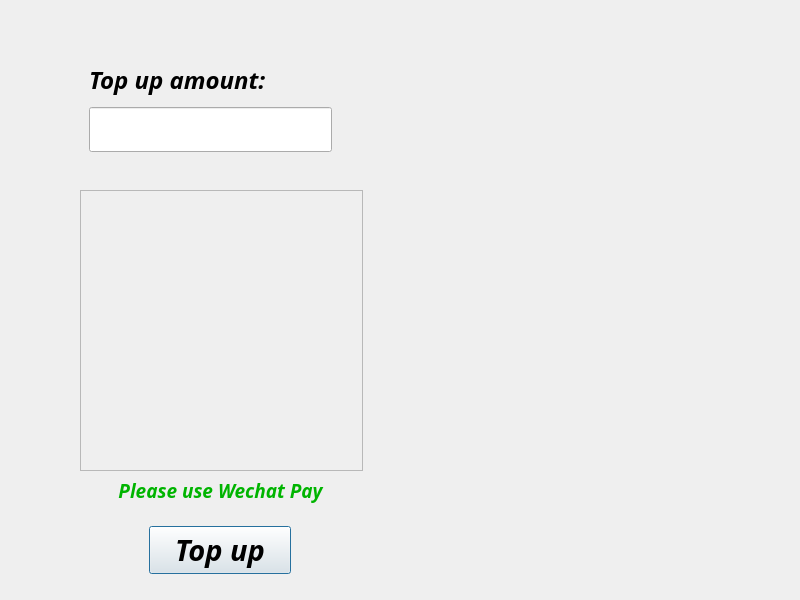
<?xml version="1.0" encoding="UTF-8"?>
<ui version="4.0">
 <class>Dialog</class>
 <widget class="QDialog" name="Dialog">
  <property name="geometry">
   <rect>
    <x>0</x>
    <y>0</y>
    <width>800</width>
    <height>600</height>
   </rect>
  </property>
  <property name="windowTitle">
   <string>TopUp</string>
  </property>
  <property name="styleSheet">
   <string notr="true">border-image: url(:/CrowdSourcing/Resources/pictures/zelda6.jpg);</string>
  </property>
  <widget class="QFrame" name="verticalFrame">
   <property name="geometry">
    <rect>
     <x>80</x>
     <y>50</y>
     <width>261</width>
     <height>111</height>
    </rect>
   </property>
   <property name="styleSheet">
    <string notr="true">border-image: \*url();</string>
   </property>
   <layout class="QVBoxLayout" name="verticalLayout">
    <item>
     <widget class="QLabel" name="label">
      <property name="font">
       <font>
        <family>Century Gothic</family>
        <pointsize>18</pointsize>
        <weight>75</weight>
        <italic>true</italic>
        <bold>true</bold>
       </font>
      </property>
      <property name="styleSheet">
       <string notr="true">border-image: \*url();
color: rgb(85, 0, 0);</string>
      </property>
      <property name="frameShadow">
       <enum>QFrame::Plain</enum>
      </property>
      <property name="text">
       <string>Top up amount:</string>
      </property>
     </widget>
    </item>
    <item>
     <widget class="QLineEdit" name="lineEdit">
      <property name="font">
       <font>
        <family>Century Gothic</family>
        <pointsize>20</pointsize>
        <weight>75</weight>
        <bold>true</bold>
       </font>
      </property>
      <property name="styleSheet">
       <string notr="true">border-image: \*url();</string>
      </property>
      <property name="text">
       <string/>
      </property>
     </widget>
    </item>
   </layout>
  </widget>
  <widget class="QFrame" name="frame">
   <property name="geometry">
    <rect>
     <x>80</x>
     <y>190</y>
     <width>283</width>
     <height>281</height>
    </rect>
   </property>
   <property name="styleSheet">
    <string notr="true">border-image: url(:/CrowdSourcing/Resources/pictures/wechat.png);</string>
   </property>
   <property name="frameShape">
    <enum>QFrame::StyledPanel</enum>
   </property>
   <property name="frameShadow">
    <enum>QFrame::Raised</enum>
   </property>
  </widget>
  <widget class="QLabel" name="noticeLabel">
   <property name="geometry">
    <rect>
     <x>90</x>
     <y>470</y>
     <width>261</width>
     <height>41</height>
    </rect>
   </property>
   <property name="font">
    <font>
     <family>Century Gothic</family>
     <pointsize>14</pointsize>
     <weight>75</weight>
     <italic>true</italic>
     <bold>true</bold>
    </font>
   </property>
   <property name="styleSheet">
    <string notr="true">border-image: \*url();
color: rgb(255, 0, 0)</string>
   </property>
   <property name="text">
    <string>&lt;!DOCTYPE HTML PUBLIC &quot;-//W3C//DTD HTML 4.0//EN&quot; &quot;http://www.w3.org/TR/REC-html40/strict.dtd&quot;&gt;
&lt;html&gt;&lt;head&gt;&lt;meta name=&quot;qrichtext&quot; content=&quot;1&quot; /&gt;&lt;style type=&quot;text/css&quot;&gt;
p, li { white-space: pre-wrap; }
&lt;/style&gt;&lt;/head&gt;&lt;body style=&quot; font-family:'Century Gothic'; font-size:14pt; font-weight:600; font-style:italic;&quot;&gt;
&lt;p align=&quot;center&quot; dir='rtl' style=&quot; margin-top:12px; margin-bottom:12px; margin-left:0px; margin-right:0px; -qt-block-indent:0; text-indent:0px;&quot;&gt;&lt;span style=&quot; color:#00b400;&quot;&gt;Please use Wechat Pay&lt;/span&gt;&lt;/p&gt;&lt;/body&gt;&lt;/html&gt;</string>
   </property>
  </widget>
  <widget class="QFrame" name="verticalFrame">
   <property name="geometry">
    <rect>
     <x>140</x>
     <y>510</y>
     <width>160</width>
     <height>80</height>
    </rect>
   </property>
   <property name="styleSheet">
    <string notr="true">border-image: \*url();</string>
   </property>
   <layout class="QVBoxLayout" name="verticalLayout_2">
    <item>
     <widget class="QPushButton" name="pushButton">
      <property name="font">
       <font>
        <family>Century Gothic</family>
        <pointsize>22</pointsize>
        <weight>75</weight>
        <italic>true</italic>
        <bold>true</bold>
       </font>
      </property>
      <property name="styleSheet">
       <string notr="true"> QPushButton{  
    color:rgb(233, 236, 243);  
    min-height:20;  
    border-style:solid;  
    border-top-left-radius:2px;  
    border-top-right-radius:2px;  
    background: qlineargradient(x1: 0, y1: 0, x2: 0, y2: 1, stop:0 rgb(226,236,241),   
                                stop: 0.3 rgb(33,184,150),  
                                  stop: 1 rgb(29,170,140));  
    border:1px;  
    border-radius:5px;padding:2px 4px;
    }  
    QPushButton:hover{
    color:rgb(255, 255, 255);  
    min-height:20;  
    border-style:solid;  
    border-top-left-radius:2px;  
    border-top-right-radius:2px;  
    background: qlineargradient(x1: 0, y1: 0, x2: 0, y2: 1, stop:0 rgb(226,236,241),   
                                stop: 0.3 rgb(255, 216, 17),  
                                  stop: 1 rgb(255, 170, 0));  
    border:1px;  
    border-radius:5px;padding:2px 4px;  
    }  
    QPushButton:pressed{
    color:rgb(233, 236, 243);  
    min-height:20;  
    border-style:solid;  
    border-top-left-radius:2px;  
    border-top-right-radius:2px;  
    background: qlineargradient(x1: 0, y1: 0, x2: 0, y2: 1, stop:0 rgb(226,236,241),   
                                stop: 0.3 rgb(255, 216, 17),  
                                  stop: 1 rgb(255, 170, 0));  
    border:1px;  
    border-radius:5px;padding:2px 4px;  
    };  </string>
      </property>
      <property name="text">
       <string>Top up</string>
      </property>
     </widget>
    </item>
   </layout>
  </widget>
 </widget>
 <resources>
  <include location="CrowdSourcing.qrc"/>
 </resources>
 <connections>
  <connection>
   <sender>pushButton</sender>
   <signal>clicked()</signal>
   <receiver>Dialog</receiver>
   <slot>topUpClick()</slot>
   <hints>
    <hint type="sourcelabel">
     <x>209</x>
     <y>537</y>
    </hint>
    <hint type="destinationlabel">
     <x>345</x>
     <y>543</y>
    </hint>
   </hints>
  </connection>
 </connections>
 <slots>
  <slot>topUpClick()</slot>
 </slots>
</ui>
